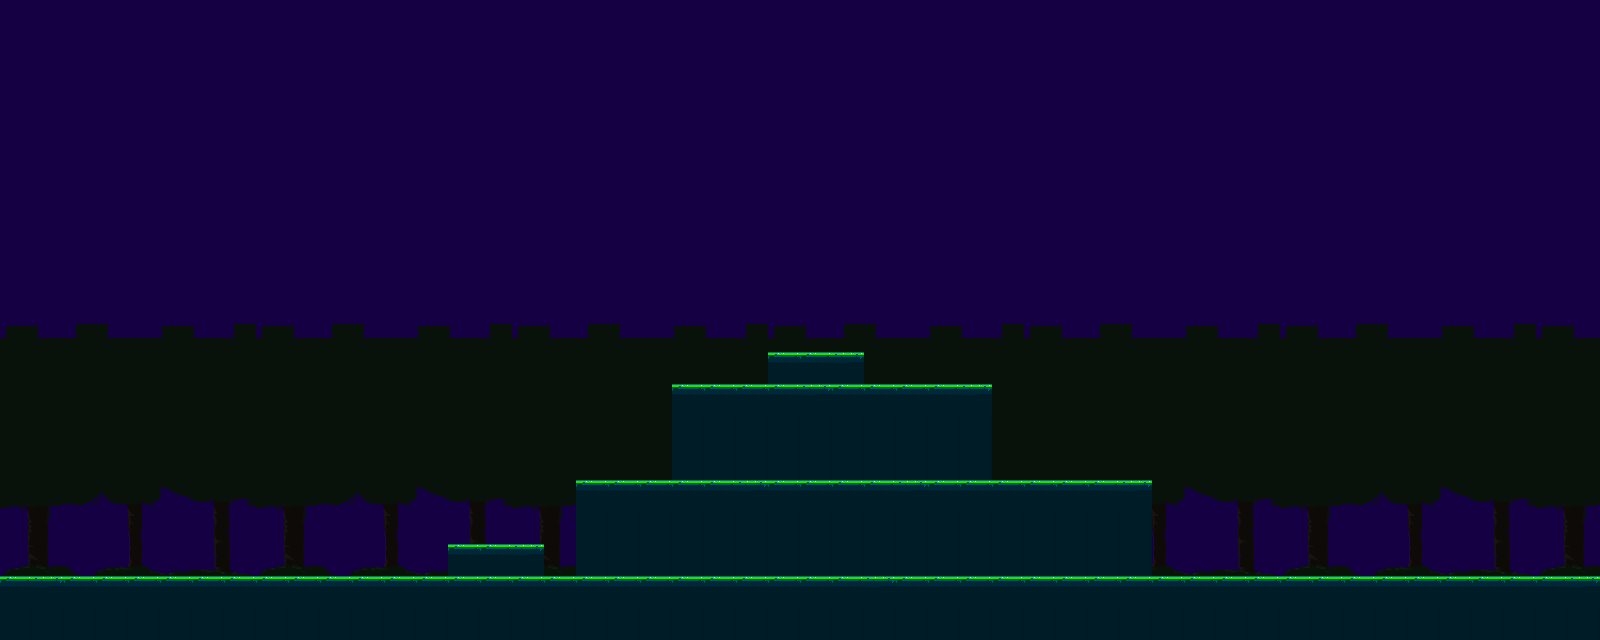

A level layout from a 2D game, rendered from its tile map. Below: a short description, then the map file with its tile-grid data intact:
An orthogonal 50x20 tile map with 32x32 px tiles, 3 tile layers (treeBackground, background, floor).

<map version="1.0" tiledversion="1.1.5" orientation="orthogonal" renderorder="right-down" width="50" height="20" tilewidth="32" tileheight="32" infinite="0" backgroundcolor="#160044" nextobjectid="1">
 <tileset firstgid="1" name="colors" tilewidth="32" tileheight="32" tilecount="88" columns="11">
  <image source="forest/colors/colors.png" width="352" height="256" />
 </tileset>
 <layer name="treeBackground" width="50" height="20">
  <data encoding="csv">
0,0,0,0,0,0,0,0,0,0,0,0,0,0,0,0,0,0,0,0,0,0,0,0,0,0,0,0,0,0,0,0,0,0,0,0,0,0,0,0,0,0,0,0,0,0,0,0,0,0,
0,0,0,0,0,0,0,0,0,0,0,0,0,0,0,0,0,0,0,0,0,0,0,0,0,0,0,0,0,0,0,0,0,0,0,0,0,0,0,0,0,0,0,0,0,0,0,0,0,0,
0,0,0,0,0,0,0,0,0,0,0,0,0,0,0,0,0,0,0,0,0,0,0,0,0,0,0,0,0,0,0,0,0,0,0,0,0,0,0,0,0,0,0,0,0,0,0,0,0,0,
0,0,0,0,0,0,0,0,0,0,0,0,0,0,0,0,0,0,0,0,0,0,0,0,0,0,0,0,0,0,0,0,0,0,0,0,0,0,0,0,0,0,0,0,0,0,0,0,0,0,
0,0,0,0,0,0,0,0,0,0,0,0,0,0,0,0,0,0,0,0,0,0,0,0,0,0,0,0,0,0,0,0,0,0,0,0,0,0,0,0,0,0,0,0,0,0,0,0,0,0,
0,0,0,0,0,0,0,0,0,0,0,0,0,0,0,0,0,0,0,0,0,0,0,0,0,0,0,0,0,0,0,0,0,0,0,0,0,0,0,0,0,0,0,0,0,0,0,0,0,0,
0,0,0,0,0,0,0,0,0,0,0,0,0,0,0,0,0,0,0,0,0,0,0,0,0,0,0,0,0,0,0,0,0,0,0,0,0,0,0,0,0,0,0,0,0,0,0,0,0,0,
0,0,0,0,0,0,0,0,0,0,0,0,0,0,0,0,0,0,0,0,0,0,0,0,0,0,0,0,0,0,0,0,0,0,0,0,0,0,0,0,0,0,0,0,0,0,0,0,0,0,
0,0,0,0,0,0,0,0,0,0,0,0,0,0,0,0,0,0,0,0,0,0,0,0,0,0,0,0,0,0,0,0,0,0,0,0,0,0,0,0,0,0,0,0,0,0,0,0,0,0,
0,0,0,0,0,0,0,0,0,0,0,0,0,0,0,0,0,0,0,0,0,0,0,0,0,0,0,0,0,0,0,0,0,0,0,0,0,0,0,0,0,0,0,0,0,0,0,0,0,0,
4,5,6,7,8,9,10,11,4,5,6,7,8,9,10,11,4,5,6,7,8,9,10,11,4,5,6,7,8,9,10,11,4,5,6,7,8,9,10,11,4,5,6,7,8,9,10,11,4,5,
15,16,17,18,19,20,21,22,15,16,17,18,19,20,21,22,15,16,17,18,19,20,21,22,15,16,17,18,19,20,21,22,15,16,17,18,19,20,21,22,15,16,17,18,19,20,21,22,15,16,
26,27,28,29,30,31,32,33,26,27,28,29,30,31,32,33,26,27,28,29,30,31,32,33,26,27,28,29,30,31,32,33,26,27,28,29,30,31,32,33,26,27,28,29,30,31,32,33,26,27,
37,38,39,40,41,42,43,44,37,38,39,40,41,42,43,44,37,38,39,40,41,42,43,44,37,38,39,40,41,42,43,44,37,38,39,40,41,42,43,44,37,38,39,40,41,42,43,44,37,38,
48,49,50,51,52,53,54,55,48,49,50,51,52,53,54,55,48,49,50,51,52,53,54,55,48,49,50,51,52,53,54,55,48,49,50,51,52,53,54,55,48,49,50,51,52,53,54,55,48,49,
59,60,61,62,63,64,65,66,59,60,61,62,63,64,65,66,59,60,61,62,63,64,65,66,59,60,61,62,63,64,65,66,59,60,61,62,63,64,65,66,59,60,61,62,63,64,65,66,59,60,
70,71,72,73,74,75,76,77,70,71,72,73,74,75,76,77,70,71,72,73,74,75,76,77,70,71,72,73,74,75,76,77,70,71,72,73,74,75,76,77,70,71,72,73,74,75,76,77,70,71,
81,82,83,84,85,86,87,88,81,82,83,84,85,86,87,88,81,82,83,84,85,86,87,88,81,82,83,84,85,86,87,88,81,82,83,84,85,86,87,88,81,82,83,84,85,86,87,88,81,82,
0,0,0,0,0,0,0,0,0,0,0,0,0,0,0,0,0,0,0,0,0,0,0,0,0,0,0,0,0,0,0,0,0,0,0,0,0,0,0,0,0,0,0,0,0,0,0,0,0,0,
0,0,0,0,0,0,0,0,0,0,0,0,0,0,0,0,0,0,0,0,0,0,0,0,0,0,0,0,0,0,0,0,0,0,0,0,0,0,0,0,0,0,0,0,0,0,0,0,0,0
</data>
 </layer>
 <layer name="background" width="50" height="20">
  <data encoding="csv">
0,0,0,0,0,0,0,0,0,0,0,0,0,0,0,0,0,0,0,0,0,0,0,0,0,0,0,0,0,0,0,0,0,0,0,0,0,0,0,0,0,0,0,0,0,0,0,0,0,0,
0,0,0,0,0,0,0,0,0,0,0,0,0,0,0,0,0,0,0,0,0,0,0,0,0,0,0,0,0,0,0,0,0,0,0,0,0,0,0,0,0,0,0,0,0,0,0,0,0,0,
0,0,0,0,0,0,0,0,0,0,0,0,0,0,0,0,0,0,0,0,0,0,0,0,0,0,0,0,0,0,0,0,0,0,0,0,0,0,0,0,0,0,0,0,0,0,0,0,0,0,
0,0,0,0,0,0,0,0,0,0,0,0,0,0,0,0,0,0,0,0,0,0,0,0,0,0,0,0,0,0,0,0,0,0,0,0,0,0,0,0,0,0,0,0,0,0,0,0,0,0,
0,0,0,0,0,0,0,0,0,0,0,0,0,0,0,0,0,0,0,0,0,0,0,0,0,0,0,0,0,0,0,0,0,0,0,0,0,0,0,0,0,0,0,0,0,0,0,0,0,0,
0,0,0,0,0,0,0,0,0,0,0,0,0,0,0,0,0,0,0,0,0,0,0,0,0,0,0,0,0,0,0,0,0,0,0,0,0,0,0,0,0,0,0,0,0,0,0,0,0,0,
0,0,0,0,0,0,0,0,0,0,0,0,0,0,0,0,0,0,0,0,0,0,0,0,0,0,0,0,0,0,0,0,0,0,0,0,0,0,0,0,0,0,0,0,0,0,0,0,0,0,
0,0,0,0,0,0,0,0,0,0,0,0,0,0,0,0,0,0,0,0,0,0,0,0,0,0,0,0,0,0,0,0,0,0,0,0,0,0,0,0,0,0,0,0,0,0,0,0,0,0,
0,0,0,0,0,0,0,0,0,0,0,0,0,0,0,0,0,0,0,0,0,0,0,0,0,0,0,0,0,0,0,0,0,0,0,0,0,0,0,0,0,0,0,0,0,0,0,0,0,0,
0,0,0,0,0,0,0,0,0,0,0,0,0,0,0,0,0,0,0,0,0,0,0,0,0,0,0,0,0,0,0,0,0,0,0,0,0,0,0,0,0,0,0,0,0,0,0,0,0,0,
0,0,0,0,0,0,0,0,0,0,0,0,0,0,0,0,0,0,0,0,0,0,0,0,0,0,0,0,0,0,0,0,0,0,0,0,0,0,0,0,0,0,0,0,0,0,0,0,0,0,
0,0,0,0,0,0,0,0,0,0,0,0,0,0,0,0,0,0,0,0,0,0,0,0,0,0,0,0,0,0,0,0,0,0,0,0,0,0,0,0,0,0,0,0,0,0,0,0,0,0,
0,0,0,0,0,0,0,0,0,0,0,0,0,0,0,0,0,0,0,0,0,0,0,0,0,0,0,0,0,0,0,0,0,0,0,0,0,0,0,0,0,0,0,0,0,0,0,0,0,0,
0,0,0,0,0,0,0,0,0,0,0,0,0,0,0,0,0,0,0,0,0,1,1,1,1,1,1,1,1,1,1,0,0,0,0,0,0,0,0,0,0,0,0,0,0,0,0,0,0,0,
0,0,0,0,0,0,0,0,0,0,0,0,0,0,0,0,0,0,0,0,0,1,1,1,1,1,1,1,1,1,1,0,0,0,0,0,0,0,0,0,0,0,0,0,0,0,0,0,0,0,
0,0,0,0,0,0,0,0,0,0,0,0,0,0,0,0,0,0,0,0,0,0,0,0,0,0,0,0,0,0,0,0,0,0,0,0,0,0,0,0,0,0,0,0,0,0,0,0,0,0,
0,0,0,0,0,0,0,0,0,0,0,0,0,0,0,0,0,0,1,1,1,1,1,1,1,1,1,1,1,1,1,1,1,1,1,1,0,0,0,0,0,0,0,0,0,0,0,0,0,0,
0,0,0,0,0,0,0,0,0,0,0,0,0,0,0,0,0,0,1,1,1,1,1,1,1,1,1,1,1,1,1,1,1,1,1,1,0,0,0,0,0,0,0,0,0,0,0,0,0,0,
0,0,0,0,0,0,0,0,0,0,0,0,0,0,0,0,0,0,0,0,0,0,0,0,0,0,0,0,0,0,0,0,0,0,0,0,0,0,0,0,0,0,0,0,0,0,0,0,0,0,
0,0,0,0,0,0,0,0,0,0,0,0,0,0,0,0,0,0,0,0,0,0,0,0,0,0,0,0,0,0,0,0,0,0,0,0,0,0,0,0,0,0,0,0,0,0,0,0,0,0
</data>
 </layer>
 <layer name="floor" width="50" height="20">
  <properties>
   <property name="collision" type="bool" value="true" />
  </properties>
  <data encoding="csv">
0,0,0,0,0,0,0,0,0,0,0,0,0,0,0,0,0,0,0,0,0,0,0,0,0,0,0,0,0,0,0,0,0,0,0,0,0,0,0,0,0,0,0,0,0,0,0,0,0,0,
0,0,0,0,0,0,0,0,0,0,0,0,0,0,0,0,0,0,0,0,0,0,0,0,0,0,0,0,0,0,0,0,0,0,0,0,0,0,0,0,0,0,0,0,0,0,0,0,0,0,
0,0,0,0,0,0,0,0,0,0,0,0,0,0,0,0,0,0,0,0,0,0,0,0,0,0,0,0,0,0,0,0,0,0,0,0,0,0,0,0,0,0,0,0,0,0,0,0,0,0,
0,0,0,0,0,0,0,0,0,0,0,0,0,0,0,0,0,0,0,0,0,0,0,0,0,0,0,0,0,0,0,0,0,0,0,0,0,0,0,0,0,0,0,0,0,0,0,0,0,0,
0,0,0,0,0,0,0,0,0,0,0,0,0,0,0,0,0,0,0,0,0,0,0,0,0,0,0,0,0,0,0,0,0,0,0,0,0,0,0,0,0,0,0,0,0,0,0,0,0,0,
0,0,0,0,0,0,0,0,0,0,0,0,0,0,0,0,0,0,0,0,0,0,0,0,0,0,0,0,0,0,0,0,0,0,0,0,0,0,0,0,0,0,0,0,0,0,0,0,0,0,
0,0,0,0,0,0,0,0,0,0,0,0,0,0,0,0,0,0,0,0,0,0,0,0,0,0,0,0,0,0,0,0,0,0,0,0,0,0,0,0,0,0,0,0,0,0,0,0,0,0,
0,0,0,0,0,0,0,0,0,0,0,0,0,0,0,0,0,0,0,0,0,0,0,0,0,0,0,0,0,0,0,0,0,0,0,0,0,0,0,0,0,0,0,0,0,0,0,0,0,0,
0,0,0,0,0,0,0,0,0,0,0,0,0,0,0,0,0,0,0,0,0,0,0,0,0,0,0,0,0,0,0,0,0,0,0,0,0,0,0,0,0,0,0,0,0,0,0,0,0,0,
0,0,0,0,0,0,0,0,0,0,0,0,0,0,0,0,0,0,0,0,0,0,0,0,0,0,0,0,0,0,0,0,0,0,0,0,0,0,0,0,0,0,0,0,0,0,0,0,0,0,
0,0,0,0,0,0,0,0,0,0,0,0,0,0,0,0,0,0,0,0,0,0,0,0,0,0,0,0,0,0,0,0,0,0,0,0,0,0,0,0,0,0,0,0,0,0,0,0,0,0,
0,0,0,0,0,0,0,0,0,0,0,0,0,0,0,0,0,0,0,0,0,0,0,0,12,12,13,0,0,0,0,0,0,0,0,0,0,0,0,0,0,0,0,0,0,0,0,0,0,0,
0,0,0,0,0,0,0,0,0,0,0,0,0,0,0,0,0,0,0,0,0,12,12,12,12,13,12,12,12,12,13,0,0,0,0,0,0,0,0,0,0,0,0,0,0,0,0,0,0,0,
0,0,0,0,0,0,0,0,0,0,0,0,0,0,0,0,0,0,0,0,0,0,0,0,0,0,0,0,0,0,0,0,0,0,0,0,0,0,0,0,0,0,0,0,0,0,0,0,0,0,
0,0,0,0,0,0,0,0,0,0,0,0,0,0,0,0,0,0,0,0,0,0,0,0,0,0,0,0,0,0,0,0,0,0,0,0,0,0,0,0,0,0,0,0,0,0,0,0,0,0,
0,0,0,0,0,0,0,0,0,0,0,0,0,0,0,0,0,0,12,12,12,12,12,13,12,12,12,12,13,12,12,12,12,12,12,13,0,0,0,0,0,0,0,0,0,0,0,0,0,0,
0,0,0,0,0,0,0,0,0,0,0,0,0,0,0,0,0,0,0,0,0,0,0,0,0,0,0,0,0,0,0,0,0,0,0,0,0,0,0,0,0,0,0,0,0,0,0,0,0,0,
0,0,0,0,0,0,0,0,0,0,0,0,0,0,12,12,13,0,0,0,0,0,0,0,0,0,0,0,0,0,0,0,0,0,0,0,0,0,0,0,0,0,0,0,0,0,0,0,0,0,
12,13,12,12,12,12,12,12,12,12,12,12,12,12,12,12,12,12,12,12,12,12,12,12,12,12,12,13,12,12,12,12,12,12,12,12,12,12,12,12,12,12,12,12,12,12,12,12,12,13,
1,1,1,1,1,1,1,1,1,1,1,1,1,1,1,1,1,1,1,1,1,1,1,1,1,1,1,1,1,1,1,1,1,1,1,1,1,1,1,1,1,1,1,1,1,1,1,1,1,1
</data>
 </layer>
</map>
